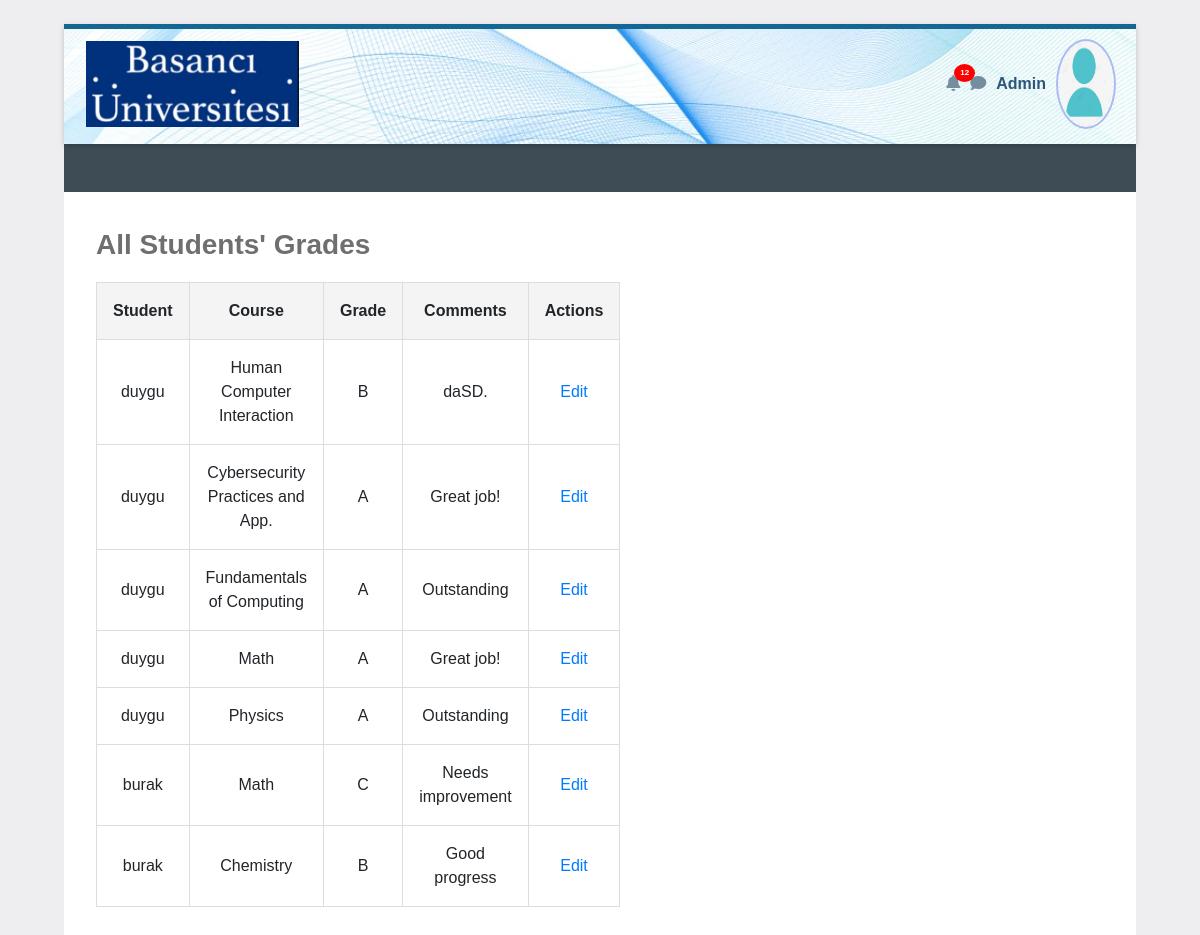
Page /admin (signed in) on the earlier database version.
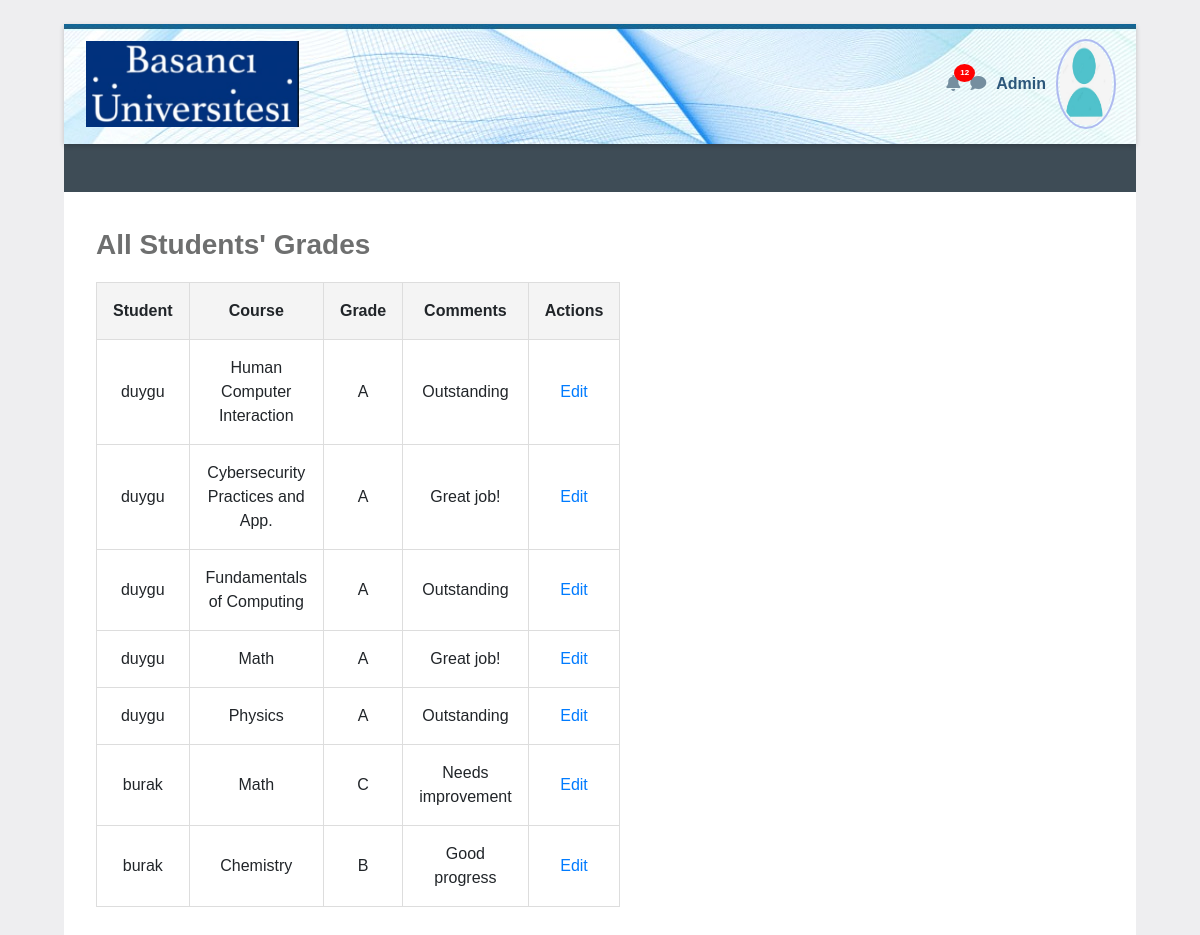
Same page on the later database version.
### tables this page shows
CREATE TABLE grades (
        id INTEGER PRIMARY KEY,
        student_id INTEGER NOT NULL,
        course TEXT NOT NULL,
        grade TEXT CHECK(grade IN ('A', 'B', 'C', 'D', 'F')),
        comments TEXT,
        FOREIGN KEY(student_id) REFERENCES users(id)
    );

CREATE TABLE users (
        id INTEGER PRIMARY KEY,
        username TEXT UNIQUE,
        password TEXT NOT NULL,
        role TEXT NOT NULL CHECK(role IN ('admin', 'student')),
        profile_photo BLOB
    );

### app/routes.py (the view)
@main.route('/admin')
@login_required
@is_admin
def admin_dashboard():
    try:
        conn = sqlite3.connect(DATABASE)
        c = conn.cursor()
        query = '''
            SELECT u.username, g.course, g.grade, g.comments, g.id
            FROM grades g
            JOIN users u ON g.student_id = u.id
            LIMIT ? OFFSET ?
        '''
        page = request.args.get('page', 1, type=int)
        limit = 10  # Number of records per page
        offset = (page - 1) * limit
        c.execute(query, (limit, offset))
        grades = c.fetchall()
    except sqlite3.Error as e:
        logging.error(f"Database error: {e}")
        flash("An error occurred while fetching grades. Please try again later.", "danger")
        return redirect(url_for('main.index'))
    finally:
        if conn:
            conn.close()
    logging.info(f"Admin {session['username']} accessed the admin dashboard.")
    return render_template('admin_dashboard.html', grades=grades)

### app/routes.py (called while the page is built)
def login_required(f):
    @wraps(f)
    def decorated_function(*args, **kwargs):
        if not session.get('username'):
            abort(401)
        return f(*args, **kwargs)
    return decorated_function

def is_admin(f):
    @wraps(f)
    def decorated_function(*args, **kwargs):
        if session.get('role') != 'admin':
            abort(403)
        return f(*args, **kwargs)
    return decorated_function

### app/templates/admin_dashboard.html (shortened to what this page needs)
<!DOCTYPE html>
<html lang="en">
<head>
    <link rel="stylesheet" href="https://stackpath.bootstrapcdn.com/bootstrap/4.5.2/css/bootstrap.min.css">
    <link rel="stylesheet" href="https://cdnjs.cloudflare.com/ajax/libs/font-awesome/5.15.4/css/all.min.css">
</head>
<body>
    <div class="initialBox">
        <div class="navbar">
            <div>
                <img src="{{ url_for('static', filename='logo.png') }}" alt="Logo">
            </div>
            <div class="user-profile">
                <div class="notification">
                    <i class="fas fa-bell icn"></i>
                    <span class="notification-badge">12</span>
                </div>
                <div>
                    <i class="fas fa-comment icn"></i>
                </div>
                <div class="user-profile" onclick="toggleDropdown()">
                    <span class="user-name">Admin</span>
                    <img src="{{ url_for('static', filename='user.png') }}" alt="Profile" class="profile-img">
                </div>
            </div>
        </div>
        <div class="middle-bar">
        </div>
        <div class="wrapper">
            <div class="header"> All Students' Grades</div>
            <table>
                <tr>
                    <th>Student</th>
                    <th>Course</th>
                    <th>Grade</th>
                    <th>Comments</th>
                    <th>Actions</th>
                </tr>
                {% for username, course, grade, comments, grade_id in grades %}
                <tr>
                    <td>{{ username }}</td>
                    <td>{{ course }}</td>
                    <td>{{ grade }}</td>
                    <td>{{ comments }}</td>
                    <td>
                        <a href="{{ url_for('main.edit_grade', grade_id=grade_id) }}">Edit</a>
                    </td>
                </tr>
                {% endfor %}
            </table>
        </div>
</body>
</html>

Differences in the rows shown:
changed grades "Human Computer Interaction": grade "B" → "A"; comments "daSD." → "Outstanding"
